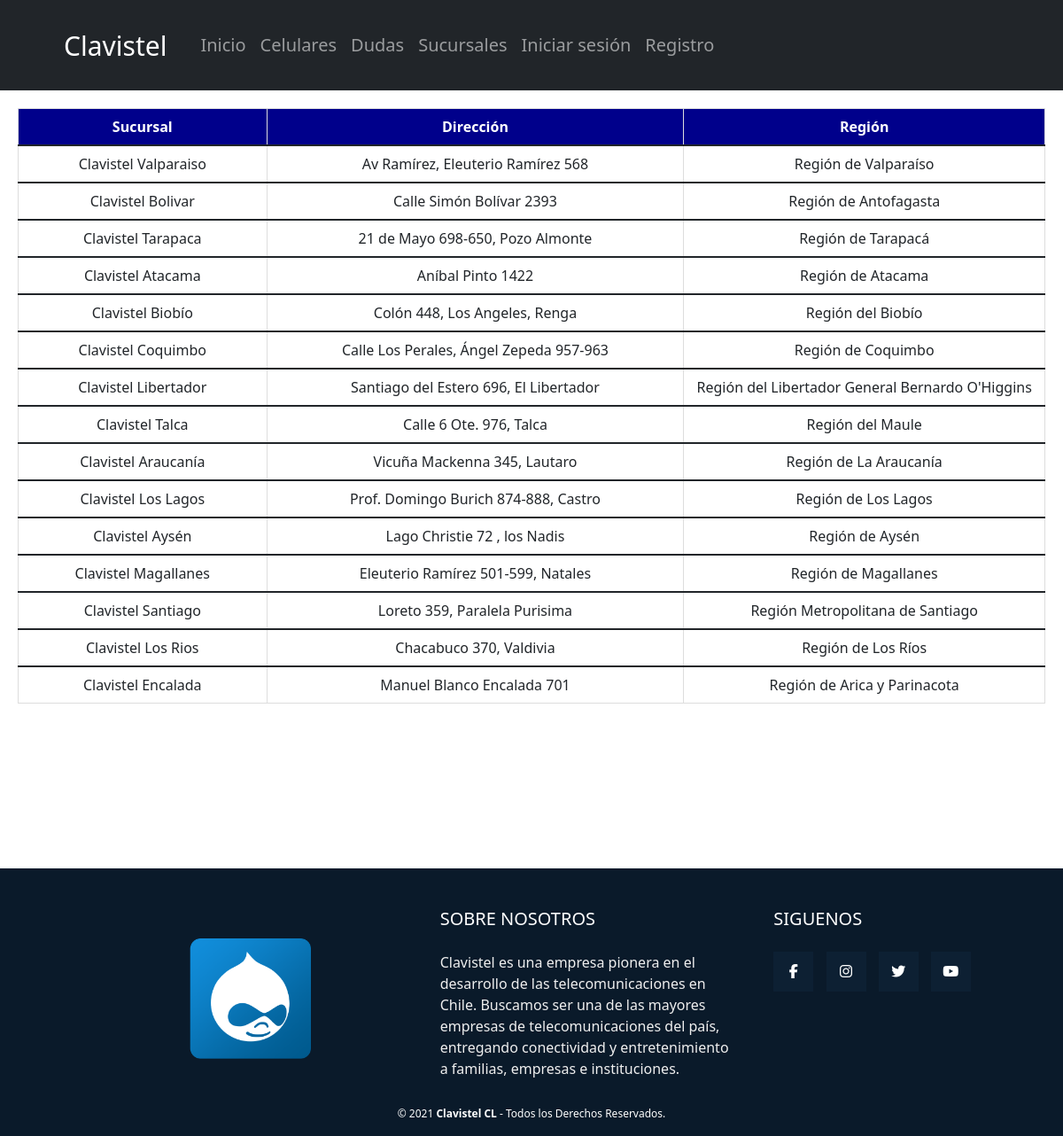
The page /ubicacion on the database its author committed.
### Telefonos/models.py (models this page shows, shortened)
class Sucursal(models.Model):
    id_sucursal = models.AutoField(primary_key=True,verbose_name='Código Sucursal')
    nombre_sucursal = models.CharField(max_length=100,verbose_name='Nombre Sucursal')
    direccion = models.CharField(max_length=100,verbose_name='Dirección')
    region = models.ForeignKey(Region, on_delete=models.CASCADE)

class Region(models.Model):
    id_region = models.AutoField(primary_key=True,verbose_name='id Región')
    nombre_region = models.CharField(max_length=50,verbose_name='Nombre Región')
    def __str__(self):
        return self.nombre_region

### Telefonos/views.py (the view)
# urls.py: path('ubicacion', ubicacion, name='ubicacion'),
def ubicacion(request):
    lista_Sucursal = Sucursal.objects.all()
    datos = {
        'lista_Sucursal' : lista_Sucursal
    }
    return render(request,'Telefonos/ubicacion.html', datos)

### Telefonos/templates/Telefonos/ubicacion.html (shortened to what this page needs)
{% load static%}
{% load socialaccount %}
<!DOCTYPE html>
<html lang="en">
<head>
    <link rel="stylesheet" href="{% static 'Telefonos/css/style.css'%}">
    <link href="https://cdn.jsdelivr.net/npm/bootstrap@5.1.3/dist/css/bootstrap.min.css" rel="stylesheet"
>
</head>
<body>
    <nav class="navbar navbar-expand-sm navbar-dark bg-dark" aria-label="Third navbar example">
        <div class="container-fluid">
            <div class="logo">Clavistel</div>
            <div class="navbar-collapse collapse" id="navbarsExample03">
                <ul class="navbar-nav me-auto mb-2 mb-sm-0">
                    <li>
                        <a class="nav-link"  href="{% url 'home' %}">Inicio</a>
                    </li>
                    <li>
                        <a class="nav-link"  href="{% url 'telefonos' %}">Celulares</a>
                    </li>
                    <li>
                        <a class="nav-link"  href="{% url 'consulta' %}">Dudas</a>
                    </li>
                    <li>
                        <a class="nav-link"  href="{% url 'ubicacion' %}">Sucursales</a>
                    </li>
                    {% if request.user.is_authenticated %}
                    <li>
                        <a onclick="return confirmar3()" class="nav-link"  href="{% url 'logout' %}">Cerrar Sesion</a>
                    </li>
                    <li>
                        <a class="nav-link">Bienvenido {{ user.username }}</a>
                    </li>
                    {% else %}
                    <li>
                        <a class="nav-link"  href="{% url 'inicio_sesion' %}">Iniciar sesión</a>
                    </li>
                    <li>
                        <a class="nav-link"  href="{% url 'registro' %}">Registro</a>
                    </li>
                    {% endif%}
                </ul>
            </div>
        </div>
    </nav>
    <div class="table-body">
        <table class="table">
            {% if request.user.is_authenticated and user.is_staff == 1%}
            <thead>
                <tr>
                    <th>Sucursal</th>
                    <th>Dirección</th>
                    <th>Región</th>
                    <th>Modificar</th>
                    <th>Eliminar</th>
                </tr>
            </thead>
            <tbody>
                {% for suc in lista_Sucursal%}
            <tr>
                <td data-label="Sucursal">{{suc.nombre_sucursal}}</th>
                    <td data-label="Dirección">{{suc.direccion}}</td>
                    <td data-label="Región">{{suc.region}}</td>
                    <td><button type="button" class="btn btn-primary">
                        <a class="modificar-btn" href="{% url 'modificar_sucursal' suc.id_sucursal %}">Modificar</a></td>
                    </button>
                    <td><a onclick="return confirmar2()" href="{% url 'eliminar_sucursal' suc.id_sucursal %}">
                        <button type="submit" class="btn btn-danger" id="eliminar" value="Eliminar">Eliminar</button></a></td>
            </tr>
        </tbody>
            {% endfor%}
        {% else %}
            <thead>
                <tr>
                    <th>Sucursal</th>
                    <th>Dirección</th>
                    <th>Región</th>
                </tr>
            </thead>
            <tbody>
            {% for suc in lista_Sucursal%}
            <tr>
                <td data-label="Sucursal">{{suc.nombre_sucursal}}</th>
                <td data-label="Dirección">{{suc.direccion}}</td>
                <td data-label="Región">{{suc.region}}</td>
            </tr>
        </tbody>
        {% endfor%} {% endif %}
      </table>
    </div>
    <footer class="footer">
        <div class="grupo1">
            <div class="caja">
                <figure>
                    <a href="#">
                        <img src="{% static 'Telefonos/img/logo.png'%}" alt="">
                    </a>
                </figure>
            </div>
            <div class="caja">
                <h2>SOBRE NOSOTROS</h2>
                <p>
                    Clavistel es una empresa pionera en el desarrollo de las telecomunicaciones en Chile. Buscamos ser
                    una de las mayores empresas de telecomunicaciones del país, entregando conectividad y
                    entretenimiento a familias, empresas e instituciones.
                </p>
            </div>
            <div class="caja">
                <h2>SIGUENOS</h2>
                <div class="redes">
                    <a href="https://www.facebook.com/" class="fa fa-facebook"></a>
                    <a href="https://www.instagram.com/" class="fa fa-instagram"></a>
                    <a href="https://twitter.com/" class="fa fa-twitter"></a>
                    <a href="https://www.youtube.com/" class="fa fa-youtube"></a>
                </div>
            </div>
        </div>
        <div class="grupo2">
            <small>&copy; 2021 <b>Clavistel CL</b> - Todos los Derechos Reservados.</small>
        </div>
    </footer>
</body>
</html>

### Telefonos/static/Telefonos/css/style.css (style rules this page uses)
nav .logo { color: rgb(255, 255, 255); font-size: 30px; padding-left: 60px; margin-right: 30px; font-family: 'Noto Sans', sans-serif; }
nav ul li a { font-size: 20px; line-height: 70px; font-family: 'Noto Sans', sans-serif; }
.bg-dark { background-color: #0d6efd; }
.table-body { padding: 20px; }
.table-body * { box-sizing: border-box; }
.table { width: 100%; border-collapse: collapse; }
.table td, .table th { padding: 12px 15px; border: 1px solid #ddd; text-align: center; font-size: 16px; }
thead th:nth-child(1) { width: 5%; background-color: darkblue; color: #ffffff; }
thead th:nth-child(2) { width: 10%; background-color: darkblue; color: #ffffff; }
thead th:nth-child(3) { width: 8%; background-color: darkblue; color: #ffffff; }
.footer { width: 100%; background-color: #0a1a2a; margin-top: 150px; }
.footer .grupo1 { width: 100%; width: 90%; margin-left: 10%; margin-right: 10%; display: grid; grid-template-columns: repeat(3, 2fr); grid-gap: 50px; padding-top: 45px; }
.footer .grupo1 .caja figure { width: 100%; height: 100%; display: flex; justify-content: center; align-items: center; }
.footer .grupo1 .caja figure img { width: 150px; }
.footer .grupo1 .caja h2 { color: #fff; margin-bottom: 25px; font-size: 20px; }
.footer .grupo1 .caja p { color: #efefef; margin-bottom: 10px; }
.footer .grupo1 .redes a { display: inline-block; text-decoration: none; width: 45px; height: 45px; line-height: 45px; color: #fff; margin-right: 10px; background-color: #0d2033; text-align: center; transition: all 300ms ease; }
.footer .grupo2 { background-color: #0a1a2a; padding: 15px 10px; text-align: center; color: #fff; }
.footer .grupo2 small { font-size: 12px; }
.footer small, .footer b { color: white; }

### rows shown on the page
Sucursal: nombre_sucursal "Clavistel Valparaiso", direccion "Av Ramírez, Eleuterio Ramírez 568", region "Región de Valparaíso"
Sucursal: nombre_sucursal "Clavistel Bolivar", direccion "Calle Simón Bolívar 2393", region "Región de Antofagasta"
Sucursal: nombre_sucursal "Clavistel Tarapaca", direccion "21 de Mayo 698-650, Pozo Almonte", region "Región de Tarapacá"
Sucursal: nombre_sucursal "Clavistel Atacama", direccion "Aníbal Pinto 1422", region "Región de Atacama"
Sucursal: nombre_sucursal "Clavistel Biobío", direccion "Colón 448, Los Angeles, Renga", region "Región del Biobío"
Sucursal: nombre_sucursal "Clavistel Coquimbo", direccion "Calle Los Perales, Ángel Zepeda 957-963", region "Región de Coquimbo"
Sucursal: nombre_sucursal "Clavistel Libertador", direccion "Santiago del Estero 696, El Libertador", region "Región del Libertador General Bernardo O'Higgins"
Sucursal: nombre_sucursal "Clavistel Talca", direccion "Calle 6 Ote. 976, Talca", region "Región del Maule"
Sucursal: nombre_sucursal "Clavistel Araucanía", direccion "Vicuña Mackenna 345, Lautaro", region "Región de La Araucanía"
Sucursal: nombre_sucursal "Clavistel Los Lagos", direccion "Prof. Domingo Burich 874-888, Castro", region "Región de Los Lagos"
Sucursal: nombre_sucursal "Clavistel Aysén", direccion "Lago Christie 72 , los Nadis", region "Región de Aysén"
Sucursal: nombre_sucursal "Clavistel Magallanes", direccion "Eleuterio Ramírez 501-599, Natales", region "Región de Magallanes"
Sucursal: nombre_sucursal "Clavistel Santiago", direccion "Loreto 359, Paralela Purisima", region "Región Metropolitana de Santiago"
Sucursal: nombre_sucursal "Clavistel Los Rios", direccion "Chacabuco 370, Valdivia", region "Región de Los Ríos"
Sucursal: nombre_sucursal "Clavistel Encalada", direccion "Manuel Blanco Encalada 701", region "Región de Arica y Parinacota"
